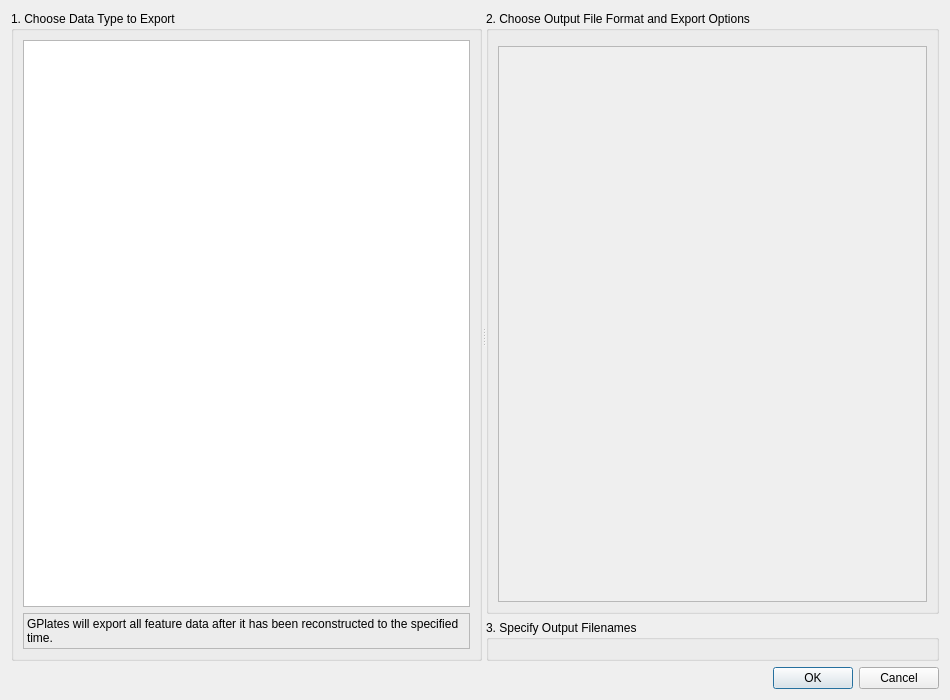
<?xml version="1.0" encoding="UTF-8"?>
<ui version="4.0">
 <class>ConfigureExportParametersDialog</class>
 <widget class="QDialog" name="ConfigureExportParametersDialog">
  <property name="geometry">
   <rect>
    <x>0</x>
    <y>0</y>
    <width>950</width>
    <height>700</height>
   </rect>
  </property>
  <property name="sizePolicy">
   <sizepolicy hsizetype="Preferred" vsizetype="Preferred">
    <horstretch>0</horstretch>
    <verstretch>0</verstretch>
   </sizepolicy>
  </property>
  <property name="windowTitle">
   <string>Add Data to Export</string>
  </property>
  <layout class="QVBoxLayout" name="verticalLayout_4">
   <item>
    <widget class="QSplitter" name="splitter">
     <property name="orientation">
      <enum>Qt::Horizontal</enum>
     </property>
     <widget class="QGroupBox" name="groupBox">
      <property name="title">
       <string>1. Choose Data Type to Export</string>
      </property>
      <layout class="QVBoxLayout">
       <item>
        <widget class="QListWidget" name="export_type_list_widget">
         <property name="sizePolicy">
          <sizepolicy hsizetype="Expanding" vsizetype="Expanding">
           <horstretch>0</horstretch>
           <verstretch>0</verstretch>
          </sizepolicy>
         </property>
         <property name="verticalScrollBarPolicy">
          <enum>Qt::ScrollBarAlwaysOff</enum>
         </property>
         <property name="autoScroll">
          <bool>false</bool>
         </property>
         <property name="uniformItemSizes">
          <bool>true</bool>
         </property>
        </widget>
       </item>
       <item>
        <widget class="QLabel" name="label_export_description">
         <property name="frameShape">
          <enum>QFrame::StyledPanel</enum>
         </property>
         <property name="frameShadow">
          <enum>QFrame::Sunken</enum>
         </property>
         <property name="text">
          <string>GPlates will export all feature data after it has been reconstructed to the specified time.</string>
         </property>
         <property name="alignment">
          <set>Qt::AlignLeading|Qt::AlignLeft|Qt::AlignTop</set>
         </property>
         <property name="wordWrap">
          <bool>true</bool>
         </property>
        </widget>
       </item>
      </layout>
     </widget>
     <widget class="QWidget" name="layoutWidget">
      <layout class="QVBoxLayout" name="verticalLayout_3">
       <item>
        <widget class="QGroupBox" name="groupBox_2">
         <property name="sizePolicy">
          <sizepolicy hsizetype="Preferred" vsizetype="Preferred">
           <horstretch>0</horstretch>
           <verstretch>0</verstretch>
          </sizepolicy>
         </property>
         <property name="title">
          <string>2. Choose Output File Format and Export Options</string>
         </property>
         <layout class="QVBoxLayout" name="verticalLayout_2">
          <item>
           <widget class="QWidget" name="list_widget_format_placeholder" native="true"/>
          </item>
          <item>
           <widget class="QScrollArea" name="widget_export_options">
            <property name="sizePolicy">
             <sizepolicy hsizetype="Expanding" vsizetype="Expanding">
              <horstretch>0</horstretch>
              <verstretch>0</verstretch>
             </sizepolicy>
            </property>
            <property name="horizontalScrollBarPolicy">
             <enum>Qt::ScrollBarAsNeeded</enum>
            </property>
            <property name="widgetResizable">
             <bool>true</bool>
            </property>
            <property name="alignment">
             <set>Qt::AlignLeading|Qt::AlignLeft|Qt::AlignTop</set>
            </property>
            <widget class="QWidget" name="scrollAreaWidgetContents_2">
             <property name="geometry">
              <rect>
               <x>0</x>
               <y>0</y>
               <width>444</width>
               <height>551</height>
              </rect>
             </property>
            </widget>
           </widget>
          </item>
         </layout>
        </widget>
       </item>
       <item>
        <widget class="QGroupBox" name="filename_template_group_box">
         <property name="sizePolicy">
          <sizepolicy hsizetype="Expanding" vsizetype="Preferred">
           <horstretch>0</horstretch>
           <verstretch>0</verstretch>
          </sizepolicy>
         </property>
         <property name="title">
          <string>3. Specify Output Filenames</string>
         </property>
         <layout class="QVBoxLayout" name="verticalLayout">
          <item>
           <widget class="QWidget" name="export_filename_template_place_holder" native="true"/>
          </item>
         </layout>
        </widget>
       </item>
      </layout>
     </widget>
    </widget>
   </item>
   <item>
    <widget class="QDialogButtonBox" name="main_buttonbox">
     <property name="standardButtons">
      <set>QDialogButtonBox::Cancel|QDialogButtonBox::Ok</set>
     </property>
    </widget>
   </item>
  </layout>
 </widget>
 <resources/>
 <connections/>
</ui>
